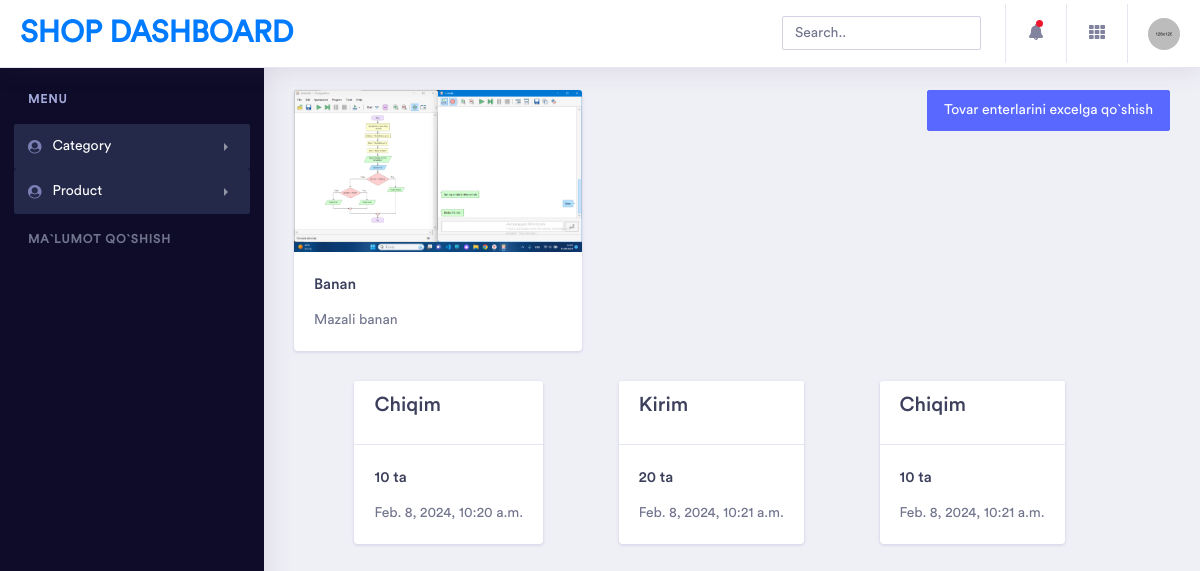
The page /dashboard/product_detail/3 on the database as committed earlier.
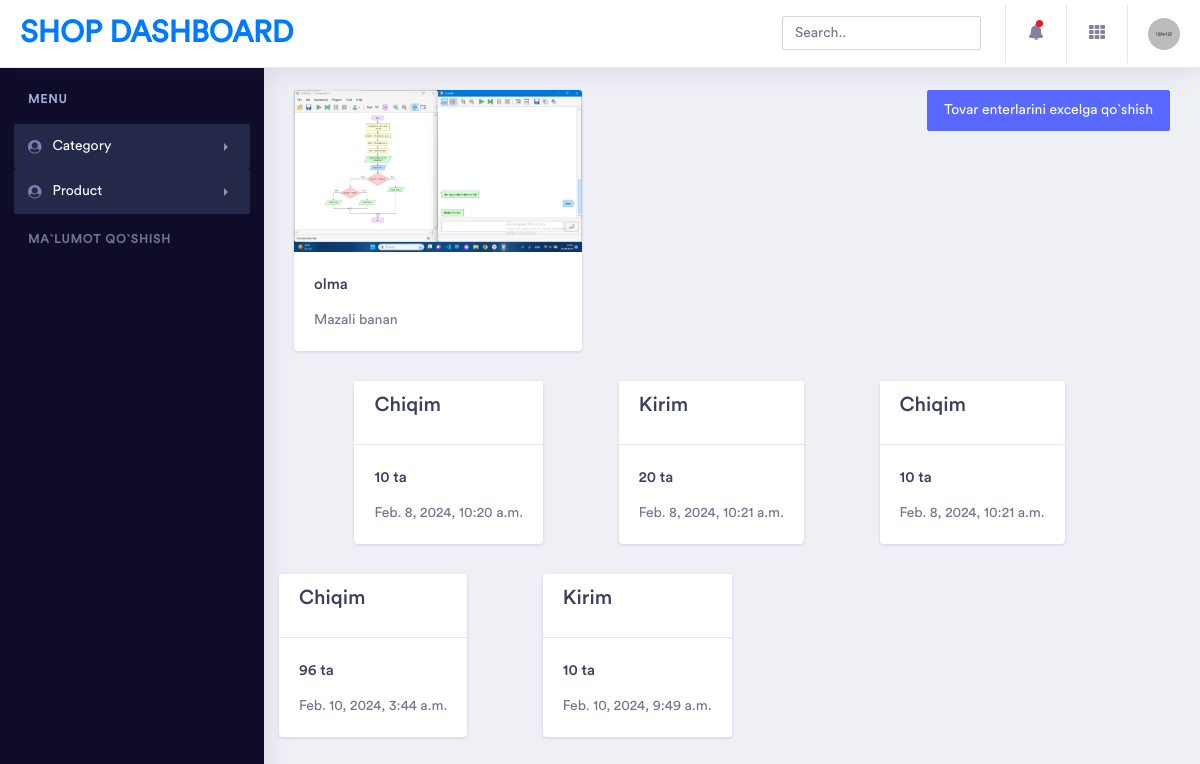
The same page on the database as committed later.
### main/models.py (models this page shows, shortened)
class Product(models.Model):
    name = models.CharField(max_length=255)
    description = models.TextField()
    quantity = models.IntegerField()
    price = models.DecimalField(decimal_places=2, max_digits=10)
    currency = models.SmallIntegerField(
        choices=(
            (1,'Dollar'),
            (2, 'So`m')
            )
    )
    discount_price = models.DecimalField(
        decimal_places=2,
        max_digits=10,
        blank=True,
        null=True
        )
    baner_image = models.ImageField(upload_to='baner/')
    category = models.ForeignKey(Category, on_delete=models.SET_NULL, null=True)

class EnterProduct(models.Model):
    quantity = models.IntegerField()
    product = models.ForeignKey(Product, on_delete=models.CASCADE, null=True, blank=True)
    quantity_enter_notation = models.SmallIntegerField(
        choices=(
            (0,'Ayrish'),
            (1, 'Qo`shish')
            ), null=True, blank=True
    )
    date = models.DateTimeField(auto_now_add=True)
    is_active = models.BooleanField(default=True)

### dashboard/views.py (the view)
# urls.py: path('product_detail/<int:id>', views.product_detail),
def product_detail(request, id):
    product = models.Product.objects.get(id=id)
    categorys = models.Category.objects.all()
    enters = models.EnterProduct.objects.filter(product=product)
    context = {
        'product':product,
        'categorys':categorys,
        'enters':enters
    }
    return render(request, 'dashboard/product/detail.html', context)

### dashboard/templates/dashboard/product/detail.html (shortened to what this page needs)
{% extends 'dashboard/base.html' %}
{% load static %}
        {% block content %}
        <div class="dashboard-wrapper">
            <div class="dashboard-ecommerce">
                <div class="container-fluid  dashboard-content">
                    <div class="row">
                        <div class="col-xl-12 col-lg-12 col-md-12 col-sm-12 col-12 d-flex justify-content-between col-12">
                            <div class="card" style="width: 18rem;">
                                <img src="{{product.baner_image.url}}" class="card-img-top" alt="...">
                                <div class="card-body">
                                  <h5 class="card-title">{{product.name}}</h5>
                                  <p class="card-text">{{product.description}}</p>
                                </div>
                              </div>
                              <div class=""><a href="{% url 'dashboard:add_card_excel' product.id %}" class="btn btn-primary">Tovar enterlarini excelga qo`shish</a></div>
                        </div>
                    </div>
                    <div class="row">
                        {% for enter in enters %}
                        <div class="col-1"></div>
                        <div class="card">
                            <div class="card-header">
                            {% if enter.quantity_enter_notation %}
                                <h3>Kirim</h3>
                            {% else %}
                                <h3>Chiqim</h3>
                            {% endif %}
                            </div>
                            <div class="card-body">
                              <h5 class="card-title">{{enter.quantity}} ta</h5>
                              <p class="card-text">{{enter.date}}</p>
                            </div>
                          </div>
                          {% endfor %}
                    </div>
                </div>
            </div>
        </div>
        {% endblock %}

Rows that differ between the two databases and show on the page:
changed Product "Mazali banan": name "Banan" → "olma"
added EnterProduct: quantity_enter_notation "Chiqim", quantity "96", date "Feb. 10, 2024, 3:44 a.m."
added EnterProduct: quantity_enter_notation "Kirim", quantity "10", date "Feb. 10, 2024, 9:49 a.m."
